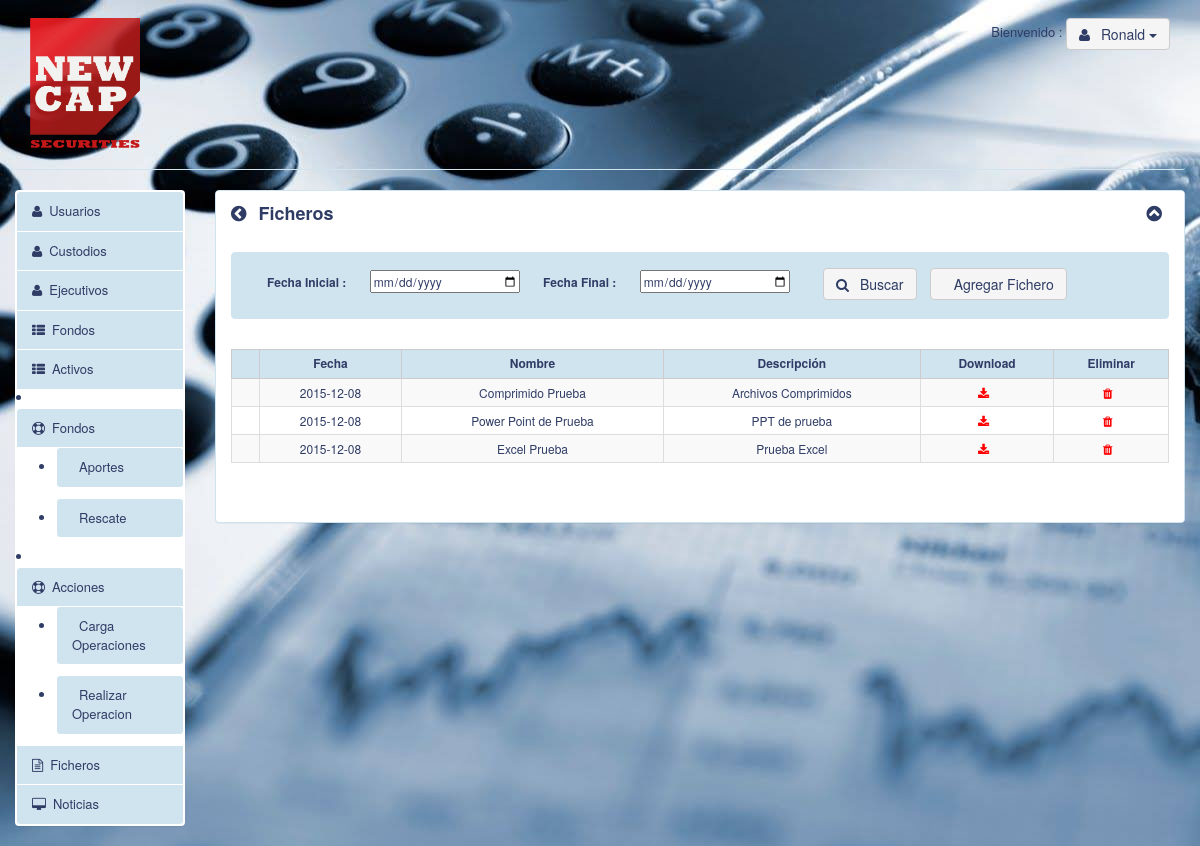
Page /Fichero.php (signed in) on the committed database.
### tables this page shows
CREATE TABLE IF NOT EXISTS `ficheros` (
  `idficheros` int(10) unsigned NOT NULL AUTO_INCREMENT,
  `fecha` date DEFAULT NULL,
  `Nombre` varchar(500) DEFAULT NULL,
  `fichero` blob,
  `Link` varchar(500) DEFAULT NULL,
  `descripcion` varchar(2000) DEFAULT NULL,
  `estado` int(11) DEFAULT NULL,
  PRIMARY KEY (`idficheros`)
);

### Modelo/Fichero.class.php (called while the page is built, shortened)
<?php
require_once 'conexion.class.php';
class Fichero{
	function __construct() {
		$this->con = new DBManager();
	}
	function ObtenerFicheros($FechaIni,$FechaFin)
	{
		$query="SELECT * FROM ficheros
                WHERE estado = 1 ";
        $query.="ORDER BY fecha desc";
		$arreglo = mysql_query($query);
    	return $arreglo;
	}
}

### Modelo/conexion.class.php (called while the page is built, shortened)
<?php
class DBManager {
    function DBManager() {
        $this->BaseDatos = "db_newcapital";
    }
    function conectar() {
        return true;
    }
}
?>

### Fichero.php (the view, shortened to what this page needs)
<?php
if ($_SESSION['usuario']) {
	include 'Modelo/Fichero.class.php';
	$Fichero = new Fichero();
	?>
	<!DOCTYPE html>
	<html lang="en" class="no-js">
	<head>
	<link href="static/styles/main.css" rel="stylesheet">
	</head>
	<body>
		<div class="container">
	<?php include('Cabecera.php'); ?>
	<div class="row">
	<?php include('Menu.php');?>
	<div class="col-md-10" id="contenedorprincipal">
					<div class="panel panel-default" id="importacion">
						<div class="panel-heading">
							<strong><span id="omenu" class="fa fa-chevron-circle-left"></span>
								Ficheros</strong> <span class="pull-right"><span
								id="oprincipal" class="fa fa-chevron-circle-up"></span>
						</div>
						<div class="panel-body">
							<div class="nav">
								<nav id="bprincipal" class="navbar navbar-default navbar-inverse"
									role="navigation">
									<div class="navbar-collapse  navbar-filter">
										<label for="inputEmail1" style="margin-right:20px; margin-left:20px;">Fecha Inicial :</label>
										<input type="date" style="height:23px; width:150px" value="" id="txtFechaInicio" name="txtFechaInicio">
										<label for="inputEmail1" style="margin-right:20px; margin-left:20px;">Fecha Final :</label>
										<input type="date" style="height:23px; width:150px" value="" id="txtFechaFin" name="txtFechaFin" >
										<a class="btn btn-default" data-toggle="modal"
											onclick="ObtenerFicheros()"> <span class="fa fa-search fa-2"></span>
											Buscar
										</a> &nbsp;&nbsp;
										<a class="btn btn-default" data-toggle="modal"
											onclick="AbrirPopupCrearFichero()"> <span class="fa fah fa-2"></span>
											Agregar Fichero
										</a>
									</div>
									<br>
								</nav>
							</div>
							<div class="table-responsive u-table-search">
								<table id="principal"
									class="table table-bordered table-striped table-hover table-responsive ">
									<thead>
										<tr>
											<th></th>
											<th>Fecha</th>
											<th>Nombre</th>
											<th>Descripción</th>
											<th>Download</th>
											<th>Eliminar</th>
										</tr>
									</thead>
									<tbody id="BandejaFichero">
										<?php
										$query = $Fichero->ObtenerFicheros('','');
										while ( $var = mysql_fetch_array ( $query ) ) {
										?>
										<tr>
											<td width="28px"></td>
											<td><?php echo$var['fecha']; ?></td>
											<td><?php echo$var['Nombre']; ?></td>
											<td><?php echo$var['descripcion']; ?></td>
											<td><a onclick="DescargarArchivo('<?php echo$var['Link']; ?>')">
														<i class="fa fa-download"> </i>
												</a>
											</td>
											<td><a onclick="AbrirPopupEliminar(<?php echo$var['idficheros']; ?>)">
														<i class="fa fa-trash"> </i>
												</a>
											</td>
										</tr>
										<?php }?>
									</tbody>
								</table>
							</div>
							<div class="nav">
							</div>
						</div>
					</div>
				</div>
			</div>
		</div>
	</body>
	</html>
<?php }else {
    header("Location: index.php");
}
?>

### static/styles/main.css (style rules this page uses)
.table > thead > tr > th, .table > tbody > tr > th, .table > tfoot > tr > th, .table > thead > tr > td, .table > tbody > tr > td, .table > tfoot > tr > td { padding: 5px; text-align: center; vertical-align: middle; }
.fa { margin-right: 7px; }
label { font-weight: bold !important; }
.table > thead > tr > th { border-bottom: 2px solid #ddd; vertical-align: middle; }
.table-responsive { margin-bottom: 15px; overflow-x: auto; overflow-y: hidden; width: 100%; }
.container { width: 100%; background:url(../images/back.jpg); }
.panel-default > .panel-heading { color: #2f3c65; }
.panel-default { border:1px solid #d0e4ef; }
.btn-default { background-color: #F5F5F5; border-color: #ccc; color: #2f3c65; }
body { font-size: 13px; color:#2f3c65; }
.btn { padding: 5px 12px; }
a { color: red; }
.navbar-inverse { background-color: #D0E4EF; color:#2f3c65; border-color: #D0E4EF; }
.panel-heading { font-weight: bold;font-size: 18px;background-color: white !important;border: 0; }
.table { font-size: 12px;margin:10px 0;border:1px solid #ccc; }
.table-bordered>thead>tr>th, .table-bordered>thead>tr>td { background: #d0e4ef; color:#2f3c65;border:1px solid #ccc;text-align: center; }
.table tbody>tr>th, .table tbody>tr>td { border-top: 0px; }
.navbar-filter { font-size:12px;padding-top:15px; }
.navbar-filter label { font-weight: normal; }

### rows in the picture
ficheros: fecha "2015-12-08", Nombre "Comprimido Prueba", descripcion "Archivos Comprimidos"
ficheros: fecha "2015-12-08", Nombre "Power Point de Prueba", descripcion "PPT de prueba"
ficheros: fecha "2015-12-08", Nombre "Excel Prueba", descripcion "Prueba Excel"

### other values in the picture
$_SESSION['nombre'] "Ronald"
